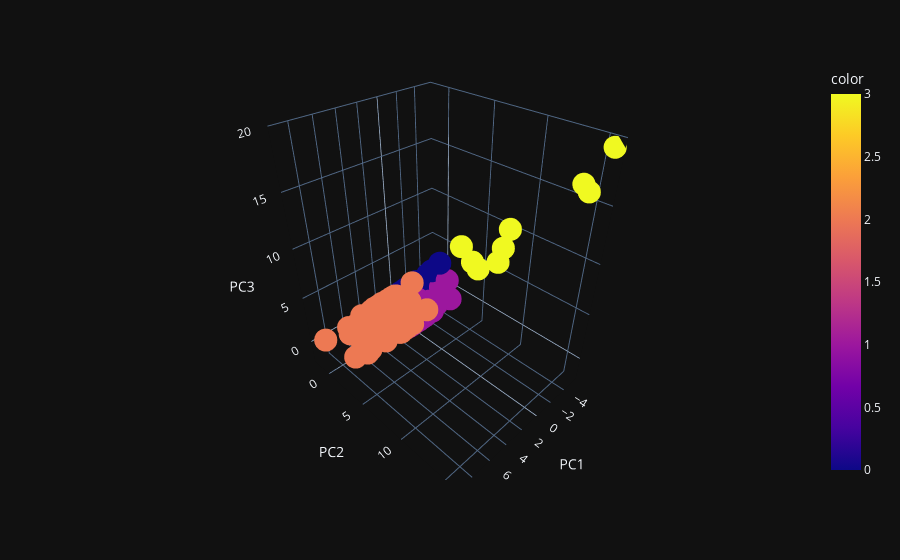

This figure's notebook cell:
### Code cell
px.scatter_3d(df_pca, x='PC1', y='PC2', z='PC3', color=labels, template='plotly_dark')

### Figure 1 — Plotly figure (JSON) as saved in the notebook; plotly's stock layout.template omitted (floating-point values rounded to 4 significant figures; data arrays with more than 128 entries replaced by an {"elided": "..."} marker saying what was removed)
{"data": [{"hovertemplate": "PC1=%{x}<br>PC2=%{y}<br>PC3=%{z}<br>color=%{marker.color}<extra></extra>", "legendgroup": "", "marker": {"color": {"elided": "3250 int values"}, "coloraxis": "coloraxis", "symbol": "circle"}, "mode": "markers", "name": "", "scene": "scene", "showlegend": false, "type": "scatter3d", "x": {"elided": "3250 float values"}, "y": {"elided": "3250 float values"}, "z": {"elided": "3250 float values"}}], "layout": {"coloraxis": {"colorbar": {"title": {"text": "color"}}, "colorscale": [[0, "#0d0887"], [0.1111, "#46039f"], [0.2222, "#7201a8"], [0.3333, "#9c179e"], [0.4444, "#bd3786"], [0.5556, "#d8576b"], [0.6667, "#ed7953"], [0.7778, "#fb9f3a"], [0.8889, "#fdca26"], [1, "#f0f921"]]}, "legend": {"tracegroupgap": 0}, "margin": {"t": 60}, "scene": {"domain": {"x": [0, 1], "y": [0, 1]}, "xaxis": {"title": {"text": "PC1"}}, "yaxis": {"title": {"text": "PC2"}}, "zaxis": {"title": {"text": "PC3"}}}}}
